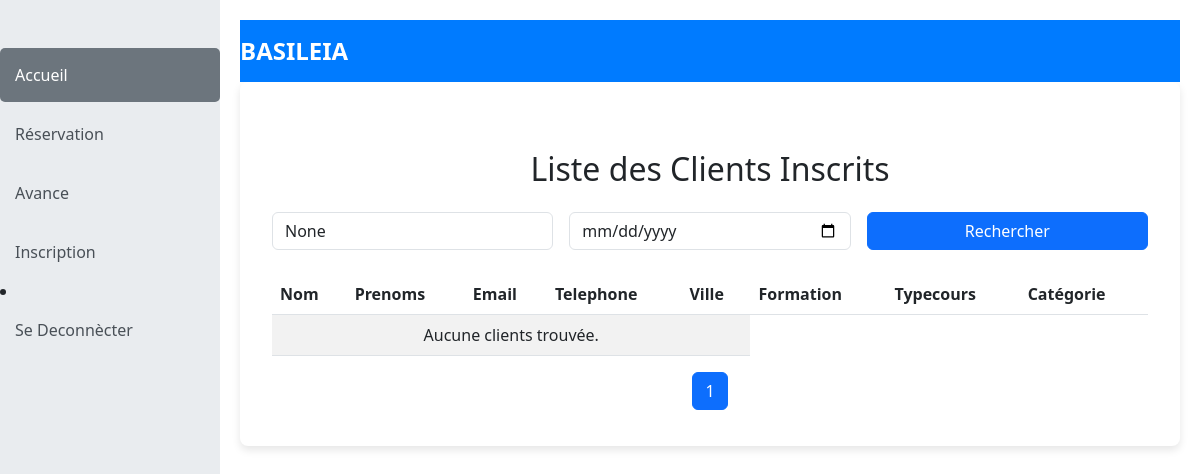
The page /clients_inscrits (signed in) on the database as committed earlier.
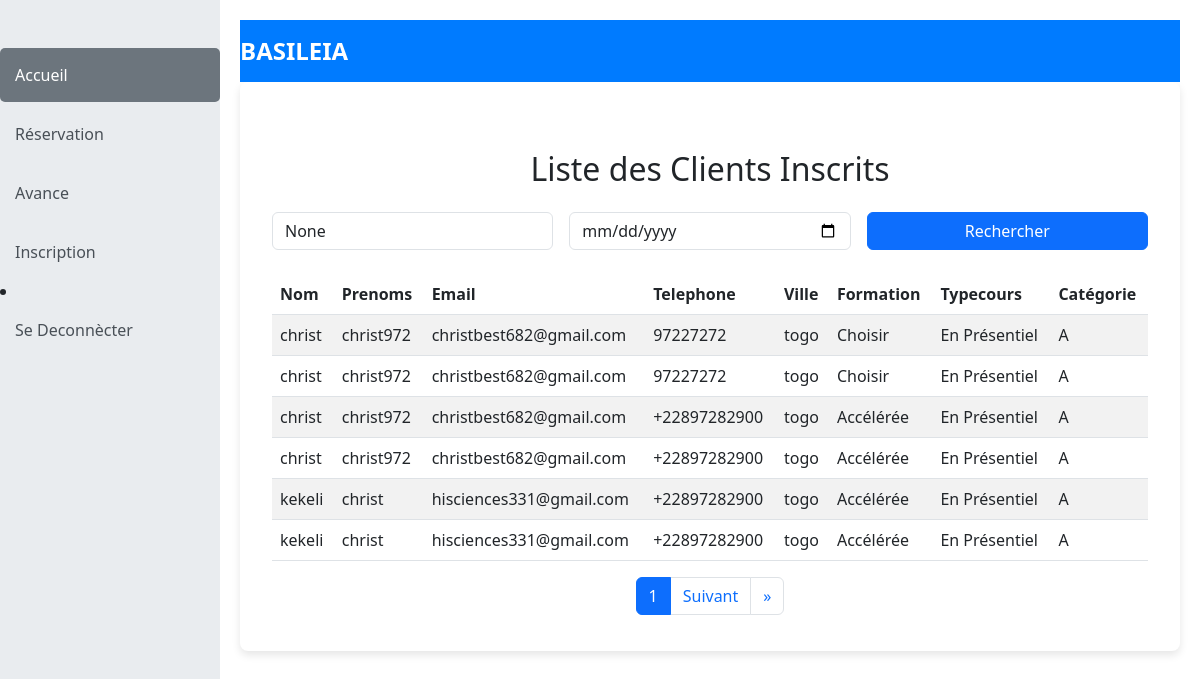
The same page on the database as committed later.
### reservation/models.py (models this page shows, shortened)
class Inscription(models.Model):
    nom = models.CharField(max_length=100)
    prenom = models.CharField(max_length=100)
    email = models.EmailField(max_length=100)
    telephone = models.CharField(max_length=20)
    ville = models.CharField(max_length=100)
    categorie = models.CharField(max_length=50)
    formation = models.CharField(max_length=100)
    typecours = models.CharField(max_length=50)
    avance = models.CharField(max_length=10)
    date = models.DateField()

### reservation/views.py (the view)
# urls.py: path('clients_inscrits',views.inscription_list_view,name="inscription_list"),
@login_required
def inscription_list_view(request):
    query_nom = request.GET.get('nom')  # Rechercher par nom
    query_date = request.GET.get('date')
    inscriptions = Inscription.objects.all().order_by('date')
    if query_nom:
        inscriptions = inscriptions.filter(nom__icontains=query_nom)  # Recherche insensible à la casse
    if query_date:
        inscriptions = inscriptions.filter(date=query_date)
    paginator = Paginator(inscriptions, 6)  # 5 réservations par page
    page_number = request.GET.get('page')
    page_obj = paginator.get_page(page_number)
    return render(request, 'reservation/inscription_list.html', {
        'page_obj': page_obj,
        'paginator':paginator,
        'page_number':page_number,
        'query_nom': query_nom,
        'query_date': query_date,
    })

### reservation/templates/reservation/inscription_list.html (shortened to what this page needs)
{% extends "reservation/dashboard.html" %}
{% block content %}
<!DOCTYPE html>
<html lang="fr">
<head>
    <link href="https://cdn.jsdelivr.net/npm/bootstrap@5.3.0-alpha1/dist/css/bootstrap.min.css" rel="stylesheet">
</head>
<body>
    <div class="container mt-5">
        <h2 class="text-center mb-4">Liste des Clients Inscrits</h2>
        <form method="GET" class="row g-3 mb-4">
            <div class="col-md-4">
                <input type="text" name="nom" class="form-control" placeholder="Rechercher par nom" value="{{ query_nom }}">
            </div>
            <div class="col-md-4">
                <input type="date" name="date" class="form-control" value="{{ query_date }}">
            </div>
            <div class="col-md-4">
                <button type="submit" class="btn btn-primary w-100">Rechercher</button>
            </div>
        </form>
        <table class="table table-striped">
            <thead>
                <tr>
                    <th>Nom</th>
                    <th>Prenoms</th>
                    <th>Email</th>
                    <th>Telephone</th>
                    <th>Ville</th>
                    <th>Formation</th>
                    <th>Typecours</th>
                    <th>Catégorie</th>
                </tr>
            </thead>
            <tbody>
                {% for inscription in page_obj %}
                    <tr>
                        <td>{{ inscription.nom }}</td>
                        <td>{{ inscription.prenom }}</td>
                        <td>{{ inscription.email }}</td>
                        <td>{{ inscription.telephone }}</td>
                        <td>{{ inscription.ville }}</td>
                        <td>{{ inscription.formation }}</td>
                        <td>{{ inscription.typecours }}</td>
                        <td>{{ inscription.categorie }}</td>
                    </tr>
                {% empty %}
                    <tr>
                        <td colspan="5" class="text-center">Aucune clients trouvée.</td>
                    </tr>
                {% endfor %}
            </tbody>
        </table>
    </div>
    <nav aria-label="Pagination">
        <ul class="pagination justify-content-center">
            <li class="page-item active"><a class="page-link">{{ page_obj.number }}</a></li>
            {% if page_obj.has_next %}
                <li class="page-item">
                    <a class="page-link" href="?page={{ page_obj.next_page_number }}{% if query_nom %}&nom={{ query_nom }}{% endif %}{% if query_date %}&date={{ query_date }}{% endif %}">Suivant</a>
                </li>
                <li class="page-item">
                    <a class="page-link" href="?page={{ page_obj.paginator.num_pages }}{% if query_nom %}&nom={{ query_nom }}{% endif %}{% if query_date %}&date={{ query_date }}{% endif %}" aria-label="Dernier">
                        <span aria-hidden="true">&raquo;</span>
                    </a>
                </li>
            {% endif %}
        </ul>
    </nav>
</body>
</html>
{% endblock %}

Rows that differ between the two databases and show on the page:
added Inscription: nom "christ", prenom "christ972", email "christbest682@gmail.com", telephone "97227272", ville "togo", formation "Choisir", typecours "En Présentiel", categorie "A"
added Inscription: nom "christ", prenom "christ972", email "christbest682@gmail.com", telephone "97227272", ville "togo", formation "Choisir", typecours "En Présentiel", categorie "A"
added Inscription: nom "christ", prenom "christ972", email "christbest682@gmail.com", telephone "+22897282900", ville "togo", formation "Accélérée", typecours "En Présentiel", categorie "A"
added Inscription: nom "christ", prenom "christ972", email "christbest682@gmail.com", telephone "+22897282900", ville "togo", formation "Accélérée", typecours "En Présentiel", categorie "A"
added Inscription: nom "kekeli", prenom "christ", email "hisciences331@gmail.com", telephone "+22897282900", ville "togo", formation "Accélérée", typecours "En Présentiel", categorie "A"
added Inscription: nom "kekeli", prenom "christ", email "hisciences331@gmail.com", telephone "+22897282900", ville "togo", formation "Accélérée", typecours "En Présentiel", categorie "A"
Other text that changed with them:
text no longer shown: "Aucune clients trouvée."
text now shown: "Suivant »"
